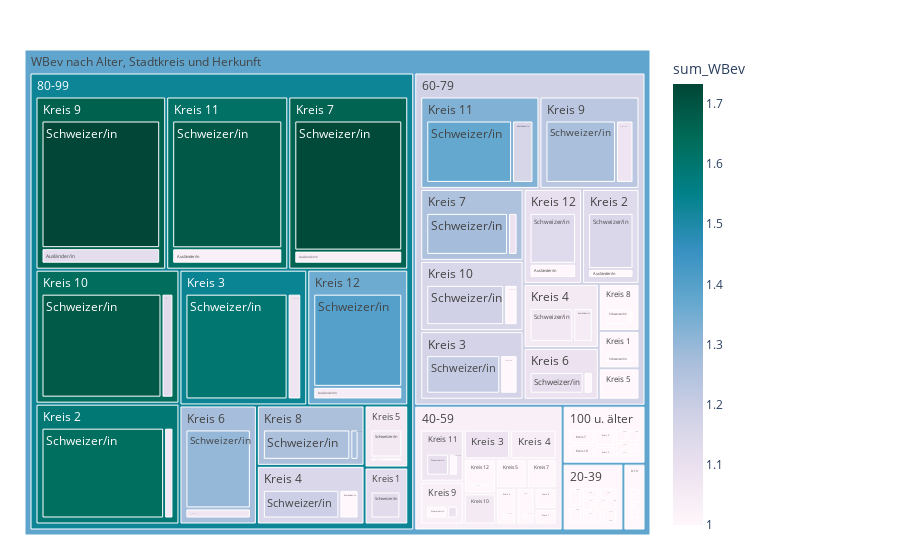

The cell this chart's notebook holds for it:
### Code cell
fig = px.treemap(myTreemapAgg.reset_index()
                 , path=[px.Constant("WBev nach Alter, Stadtkreis und Herkunft"), 'AlterV20Kurz','KreisLang','HerkunftLang']
                 , values='sum_WBev'
                 , color='sum_WBev'
                 ## bei discrete scales (bei Klassen und Strings):                 
                 #, color_discrete_map={'(?)':'lightgrey','EVP':'gold', 'SP':'#FF3030', 'PdA':'#EE3B3B', 'Grüne':'#A2CD5A','GLP':'#CAFF70','Die Mitte':'orange','FDP':'#104E8B','AL':'deeppink','SVP':'forestgreen', 'FL ZÜRI':'#8B864E','Volt':'#lightblue' }                
                 ## bei continuous scales (bei Zahlenwerten):
                , color_continuous_scale='PuBuGn'
                #, color_continuous_midpoint=np.average(myTreemapAgg['sum_WBev'], weights=myTreemapAgg['sum_WBev']) 
                 #,height=400
                 #,width=1500
                )
fig.update_traces(root_color="grey")
fig.update_layout(margin = dict(t=50, l=25, r=250, b=25))#, title="WBev nach Alter, Stadtkreis und Herkunft")
fig.show()

### Figure 1 — Plotly figure (JSON) as saved in the notebook; plotly's stock layout.template omitted (floating-point values rounded to 4 significant figures; data arrays with more than 128 entries replaced by an {"elided": "..."} marker saying what was removed)
{"data": [{"branchvalues": "total", "customdata": {"elided": "202x1 float values"}, "domain": {"x": [0, 1], "y": [0, 1]}, "hovertemplate": "labels=%{label}<br>sum_WBev_sum=%{value}<br>parent=%{parent}<br>id=%{id}<br>sum_WBev=%{color}<extra></extra>", "ids": {"elided": "202 str values"}, "labels": {"elided": "202 str values"}, "marker": {"coloraxis": "coloraxis", "colors": {"elided": "202 float values"}}, "name": "", "parents": {"elided": "202 str values"}, "root": {"color": "grey"}, "type": "treemap", "values": {"elided": "202 int values"}}], "layout": {"autosize": true, "coloraxis": {"colorbar": {"title": {"text": "sum_WBev"}}, "colorscale": [[0, "rgb(255,247,251)"], [0.125, "rgb(236,226,240)"], [0.25, "rgb(208,209,230)"], [0.375, "rgb(166,189,219)"], [0.5, "rgb(103,169,207)"], [0.625, "rgb(54,144,192)"], [0.75, "rgb(2,129,138)"], [0.875, "rgb(1,108,89)"], [1, "rgb(1,70,54)"]]}, "legend": {"tracegroupgap": 0}, "margin": {"b": 25, "l": 25, "r": 250, "t": 50}}}
